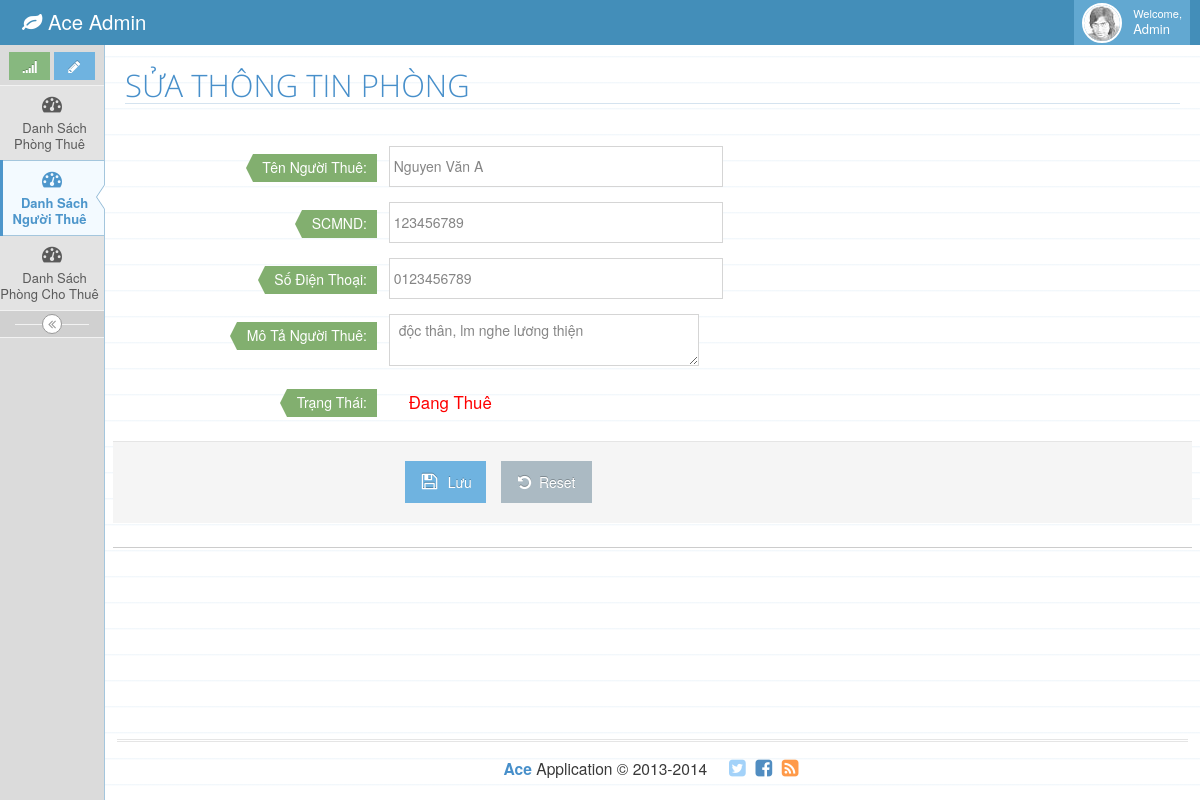
The page /DanhsachnguoithueController/updateview/1 on the database its author committed.
### tables this page shows
CREATE TABLE `room_renter` (
  `ID` int(11) NOT NULL,
  `Full_name` varchar(200) NOT NULL,
  `SCMND` varchar(50) NOT NULL,
  `PhoneNumber` varchar(50) NOT NULL,
  `Decription` text DEFAULT NULL,
  `Status` tinyint(1) NOT NULL,
  `IS_DELETE` int(11) NOT NULL,
  `RENTER_DAYIN` varchar(50) DEFAULT NULL,
  `RENTER_DAYOUT` varchar(50) DEFAULT NULL
);

### app/core/Controller.php (called while the page is built, shortened)
<?php
class Controller
{
	public function view($view,$data = [])
	{
		$init_view = new View();
		return $init_view->render($view,$data);
	}
}
 ?>

### app/controller/DanhsachnguoithueController.php (called while the page is built, shortened)
<?php
class DanhsachnguoithueController extends Controller
{
    public function updateview($id)
    {
        $renter = $this->model('NguoithueModel');
        $result =  $renter->findByID($id);
        $this->view('quanlynguoithue/addRenter',['renterObj'=>$result]);
    }
}

### app/core/autoload.php (called while the page is built, shortened)
<?php
	$url = isset($_GET['url'])?explode('/',filter_var(rtrim($_GET['url'],'/'),FILTER_SANITIZE_URL)):[];
	Router::route($url);
?>

### index.php (called while the page is built, shortened)
<?php
require_once (ROOT.DS.'app'.DS.'core'.DS.'autoload.php');
?>

### app/lib/helpers/helpers.php (called while the page is built, shortened)
<?php
function url($url='',$params=[])
{
    $urlString = '';
    if (! empty($url) && $url !='/') {
        $url = trim($url,'/');
        $urlArr = explode('/',$url);
        if(count($urlArr) == 1) {
            array_push($urlArr,'index');
        }
        $urlString = implode(DS,$urlArr);
    }
    return ('/'.$urlString);
}

### app/core/DB.php (called while the page is built, shortened)
<?php
class DB
{
	private $_pdo,$_query,$_result,$_count = 0, $_lastInsertID = null,$_error = false;
	private function __construct()
	{
		try {
			$this->_pdo = new PDO('mysql:host='.DB_HOST.';dbname='.DB_NAME.';charset=utf8',DB_USERNAME,DB_PASSWORD);
		} catch (PDOException $e) {
			die($e->getMessage());
		}
	}
	public function query($sql,$params = [])
	{
		if ($this->_query = $this->_pdo->prepare($sql)) {
			$stt = 1;
			foreach ($params as $param) {
				$this->_query->bindValue($stt,$param);
				$stt ++;
			}
		}
		if ($this->_query->execute()) {
			$this->_result = $this->_query->fetchAll(PDO::FETCH_CLASS);
		}else {
			$this->_error = true;
		}
		return $this;
	}
	public function first()
	{
		return (!empty($this->_result))? $this->_result[0]:[];
	}
	protected function _read($table, $params=[])
	{
		$conditionString = '';
		$bind =[];
		$order ='';
		$limit = '';
		if (isset($params['conditions'])) {
			if (is_array($params['conditions'])) {
				foreach ($params['conditions'] as $condition) {
					$conditionString .=' '. $condition.' AND';
				}
				$conditionString = trim($conditionString);
				$conditionString = rtrim($conditionString, ' AND');
			}else {
				$conditionString = $params['conditions'];
			}
			if ($conditionString != '') {
				$conditionString = ' WHERE '. $conditionString;
			}
		}
		if (array_key_exists('bind',$params)) {
			$bind = $params['bind'];
		}
		$sql = "SELECT * FROM {$table}{$conditionString}{$order}{$limit}";
		if ($this->query($sql,$bind)) {
			return true;
		}
		return false;
	}
	public function findFirst($table,$params =[])
	{
		if ($this->_read($table,$params)) {
			return $this->first();
		}
		return false;
	}
}
 ?>

### app/core/Model.php (called while the page is built, shortened)
<?php
class Model
{
    protected $_db, $table, $_modelName,$_columnName=[];
    public function __construct() {
        $this->_db = DB::getInstance();
    }
    public function findFirst($params) {
        $resultsQuery = $this->_db->findFirst($this->table,$params);
        return $resultsQuery;
    }
    public function findByID($id) {
        $primary_key = $this->_db->get_key($this->table);
        $resultsQuery = $this->findFirst(['conditions'=>[$primary_key.' = ?'],'bind' =>[$id]]);
        return $resultsQuery;
    }
}

### app/view/quanlynguoithue/addRenter.php (the view, shortened to what this page needs)
<div class="row">
    <div class="col-xs-12">
        <h1 class="header smaller lighter blue"><?= isset($renterObj)? 'SỬA THÔNG TIN PHÒNG':'THÊM NGƯỜI THUÊ'; ?></h1>
        <div class="clearfix">
        </div>
        <div class="row header">
            <form class="form-horizontal" action="<?= isset($renterObj)? url('DanhsachnguoithueController/updateRenter') : url('DanhsachnguoithueController/insertRenter'); ?>" method="post" role="form">
                <div class="form-group">
                    <label class="col-sm-3 control-label no-padding-right" for="form-field-1"><span class="label label-xlg label-success arrowed">Tên Người Thuê:</span></label>
                    <div class="col-sm-9">
                        <input type="text" name="from-field-name-renter" <?= isset($renterObj)? "value='".$renterObj->Full_name."'" :"" ?> placeholder="Tên người thuê phòng" class="col-xs-10 col-sm-5">
                    </div>
                </div>
                <div class="form-group">
                    <label class="col-sm-3 control-label no-padding-right" for="form-field-1"><span class="label label-xlg label-success arrowed">SCMND:</span></label>
                    <div class="col-sm-9">
                        <input type="number" name="from-field-scmnd" <?= isset($renterObj)? "value='".$renterObj->SCMND."'" :"" ?> placeholder="Số Chứng Minh Nhân Dân" class="col-xs-10 col-sm-5">
                    </div>
                </div>
                <div class="form-group">
                    <label class="col-sm-3 control-label no-padding-right" for="form-field-1"><span class="label label-xlg label-success arrowed">Số Điện Thoại:</span></label>
                    <div class="col-sm-9">
                        <input type="number" name="from-field-number-phone" <?= isset($renterObj)? "value='".$renterObj->PhoneNumber."'" :"" ?> placeholder="Số Điện Thoại" class="col-xs-10 col-sm-5">
                    </div>
                </div>
                <div class="form-group">
                    <label class="col-sm-3 control-label no-padding-right" for="form-field-1"><span class="label label-xlg label-success arrowed">Mô Tả Người Thuê:</span></label>
                    <div class="col-sm-9">
                        <div class="row col-xs-10 col-sm-5">
                            <textarea name="form-field-textarea" class="autosize-transition form-control" placeholder="Thông Người Thuê" style="overflow: hidden; overflow-wrap: break-word; resize: horizontal; height: 52px;"><?= isset($renterObj)? $renterObj->Decription:"" ?></textarea>
                        </div>
                    </div>
                </div>
                <?php
                if (isset($renterObj)) {
                    echo '<div class="form-group">';
                    echo '<label class="col-sm-3 control-label no-padding-right" for="form-field-1"><span class="label label-xlg label-success arrowed">Trạng Thái:</span></label>';
                    echo '<div class="col-sm-9"> <div class="checkbox"><label class="block">';
                    echo '<span class="lbl bigger-120" style="color: red;">'. ((isset($renterObj) && $renterObj->Status != "0")? 'Đang Thuê':'Chuyển Đi') . '</span>';
                    echo '</label></div></div></div>';
                }
                ?>
                <div class="clearfix form-actions">
                    <div class="col-md-offset-3 col-md-9">
                        <button class="btn btn-info" type="submit">
                            <i class="ace-icon fa fa-floppy-o bigger-130" style="padding-right: 5%;" ></i> Lưu
                        </button>&nbsp; &nbsp;
                        <button class="btn" type="reset">
                            <i class="ace-icon fa fa-undo bigger-110"></i>
                            Reset
                        </button>
                    </div>
                </div>
            </form>
        </div>
    </div>
</div>

### rows shown on the page
room_renter: from-field-name-renter "Nguyen Văn A", from-field-scmnd "123456789", from-field-number-phone "0123456789", form-field-textarea "độc thân, lm nghe lương thiện"
